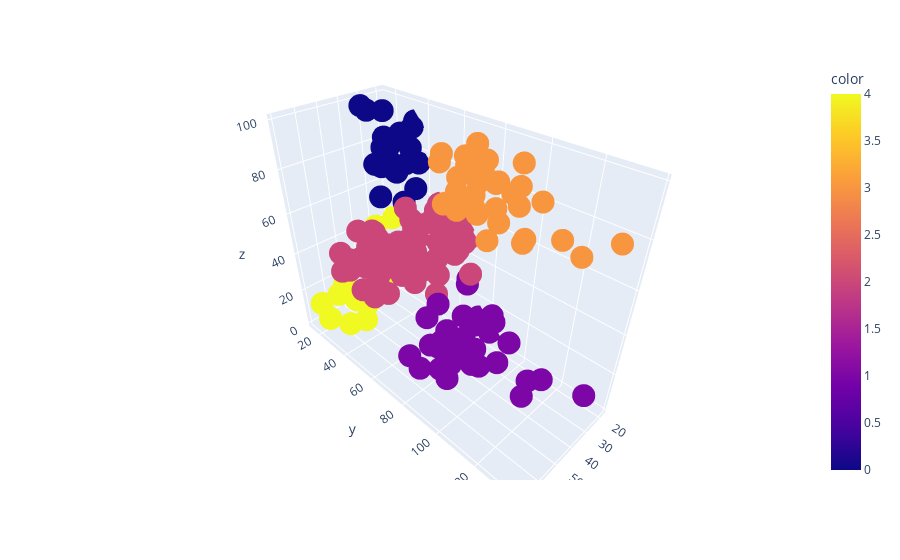

The code cell stored with this chart in its notebook:
### Code cell
fig=plt.scatter_3d(x=df['Age'],y=df['Annual Income (k$)'],z=df['Spending Score (1-100)'],color=label)
fig.show()

### Figure 1 — Plotly figure (JSON) as saved in the notebook; plotly's stock layout.template omitted (floating-point values rounded to 4 significant figures; data arrays with more than 128 entries replaced by an {"elided": "..."} marker saying what was removed)
{"data": [{"hovertemplate": "x=%{x}<br>y=%{y}<br>z=%{z}<br>color=%{marker.color}<extra></extra>", "legendgroup": "", "marker": {"color": {"elided": "200 int values"}, "coloraxis": "coloraxis", "symbol": "circle"}, "mode": "markers", "name": "", "scene": "scene", "showlegend": false, "type": "scatter3d", "x": {"elided": "200 int values"}, "y": {"elided": "200 int values"}, "z": {"elided": "200 int values"}}], "layout": {"coloraxis": {"colorbar": {"title": {"text": "color"}}, "colorscale": [[0, "#0d0887"], [0.1111, "#46039f"], [0.2222, "#7201a8"], [0.3333, "#9c179e"], [0.4444, "#bd3786"], [0.5556, "#d8576b"], [0.6667, "#ed7953"], [0.7778, "#fb9f3a"], [0.8889, "#fdca26"], [1, "#f0f921"]]}, "legend": {"tracegroupgap": 0}, "margin": {"t": 60}, "scene": {"domain": {"x": [0, 1], "y": [0, 1]}, "xaxis": {"title": {"text": "x"}}, "yaxis": {"title": {"text": "y"}}, "zaxis": {"title": {"text": "z"}}}}}
